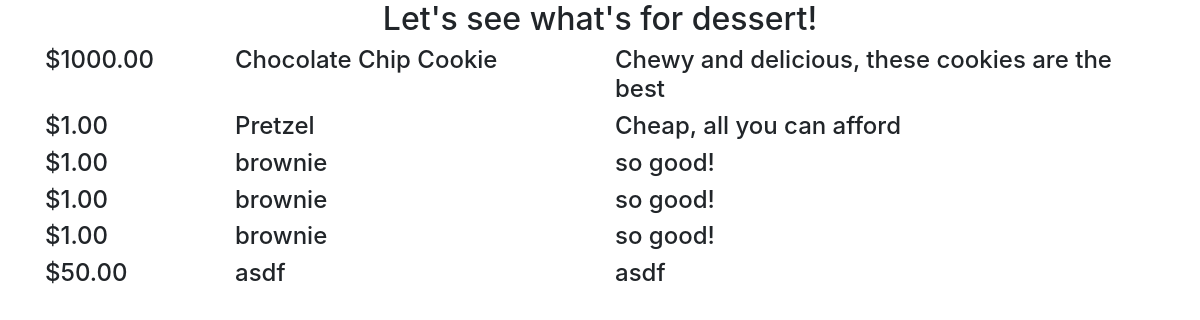
The page /example/menu on the database as committed earlier.
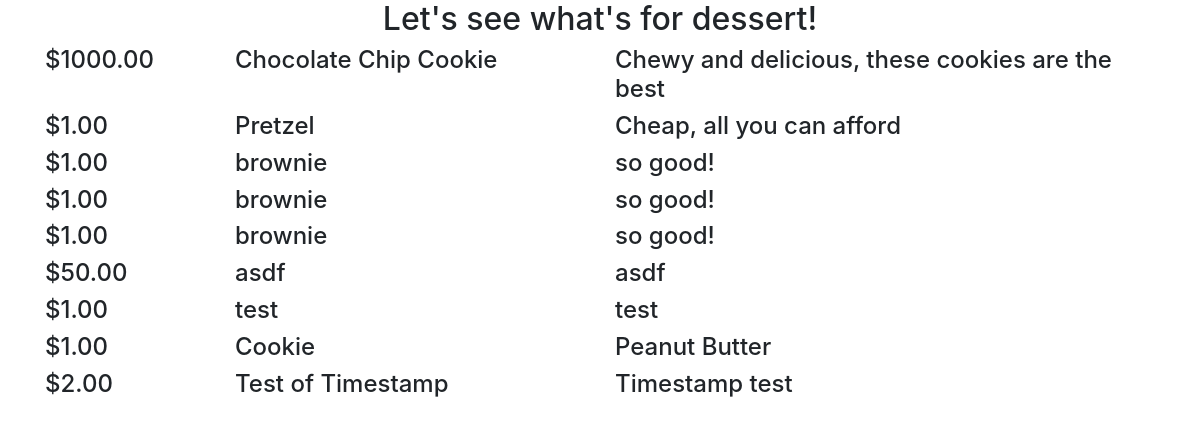
The same page on the database as committed later.
### example/models.py (models this page shows, shortened)
class BakedGood(models.Model):
    name = models.CharField(max_length=64)
    desc = models.CharField(max_length=256)
    good_type = models.CharField(
        max_length=2,
        choices=[
            ('BG',"Bagel"),
            ('BR',"Bread"),
            ('CO',"Cookie"),
            ('CA',"CAKE"),
            ('PR',"PRETZEL")
        ]
    )
    price = models.DecimalField(max_digits=6, decimal_places=2)
    recipe = models.TextField()
    baked_on = models.DateTimeField(auto_now=True)
    baked_on.editable = True

### example/views.py (the view)
# urls.py: path('menu', views.menu, name='menu'),
def menu(request):
    baked_goods = BakedGood.objects.all()
    context = {'baked_goods': baked_goods}
    return render(request, 'example/for.html', context)

### example/templates/example/for.html (shortened to what this page needs)
{% extends 'example/base.html' %}
{% block content %}
<div class="row">
    <div class="col text-center">
        <h2>Let's see what's for dessert!</h2>
    </div>
</div>
{% for baked_good in baked_goods %}
<div class="row">
    <div class="col-2"><h4>${{ baked_good.price }}</h4></div>
    <div class="col-4"><h4>{{ baked_good.name }}</h4></div>
    <div class="col-6"><h4>{{ baked_good.desc }}</h4></div>
</div>
{% endfor %}
{% endblock %}

Rows that differ between the two databases and show on the page:
added BakedGood: price "1.00", name "test", desc "test"
added BakedGood: price "1.00", name "Cookie", desc "Peanut Butter"
added BakedGood: price "2.00", name "Test of Timestamp", desc "Timestamp test"
